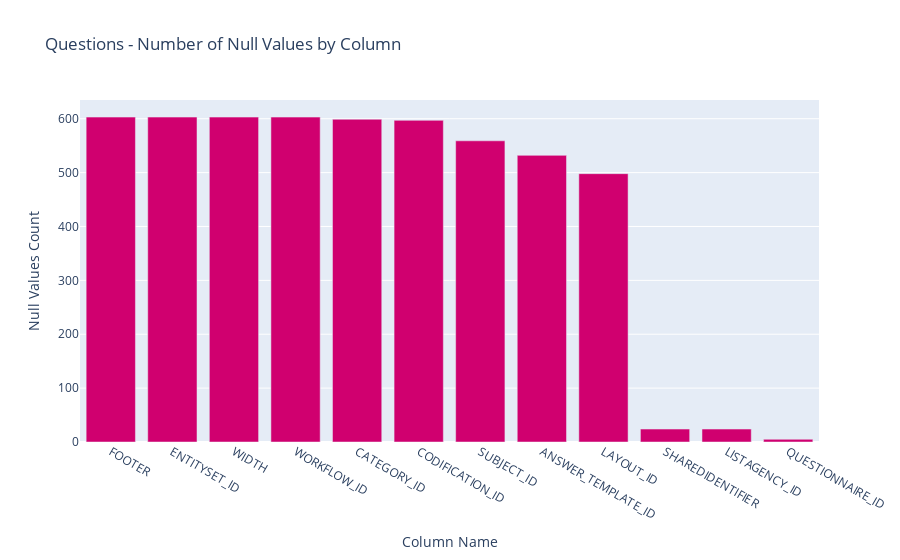

The notebook cell this image was saved under:
### Code cell
vis.plot_null_values(questions_null_count, "Questions", color="#D0006F")

### Figure 1 — Plotly figure (JSON) as saved in the notebook; plotly's stock layout.template omitted (floating-point values rounded to 4 significant figures)
{"data": [{"marker": {"color": "#D0006F"}, "type": "bar", "x": ["FOOTER", "ENTITYSET_ID", "WIDTH", "WORKFLOW_ID", "CATEGORY_ID", "CODIFICATION_ID", "SUBJECT_ID", "ANSWER_TEMPLATE_ID", "LAYOUT_ID", "SHAREDIDENTIFIER", "LISTAGENCY_ID", "QUESTIONNAIRE_ID"], "y": [603, 603, 603, 603, 599, 597, 559, 532, 498, 24, 24, 5]}], "layout": {"title": {"text": "Questions - Number of Null Values by Column"}, "xaxis": {"title": {"text": "Column Name"}}, "yaxis": {"title": {"text": "Null Values Count"}}}}
